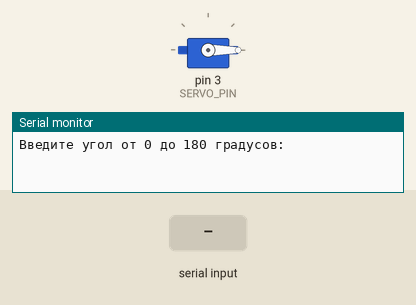
The sketch below on a simulated Arduino Uno, built with avr-gcc and run on an emulated ATmega328P. On the bench: servo, the last lines printed to the serial monitor. The inputs (shaded band) are chosen by the test bench.

Above: at 1.2 s.
1.3 s: "90\n" received over Serial
At 2.09 s:
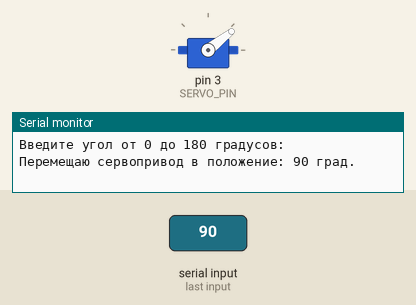
At 3.7 s:
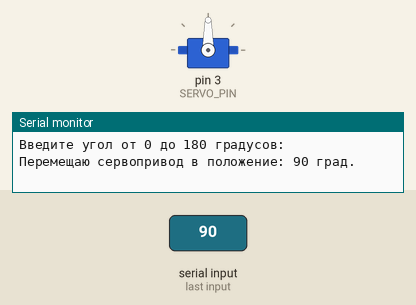
4.3 s: "90,45\n" received over Serial
5.8 s: "200\n" received over Serial
Timing chart, 0 to 8.8 s (numbered marks = the images above; inputs shaded):
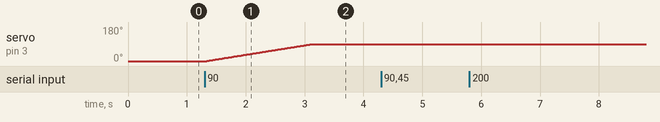

Measured:
- after the input at 1.3 s, servo on pin 3 (SERVO_PIN): moves from 0° to 90° over 1.8 s, starting at once

The sketch:

sketch.ino
```cpp
#include <Servo.h>

#define SERVO_PIN 3

Servo myServo; //Создаём объект сервопривода

// Переменная для хранения текущего угла
int currentAngle = 0;

void setup() {
  // Инициализируем последовательный порт
  Serial.begin(9600);

  // Подключаем сервопривод к пину
  myServo.attach(SERVO_PIN);

  // Устанавливаем в начальное положение
  myServo.write(currentAngle);
  Serial.println("Введите угол от 0 до 180 градусов:");
}

void loop() {
  // Ожидания ввода данных в последовательный порт
  if (Serial.available() > 0) {

    // Чтение строки
    String inputString = Serial.readStringUntil('\n');

    // Удаление случайных пробелов
    inputString.trim();

    // Проверяем строку на корректность
    if (isValidNumber(inputString)) {
      int targetAngle = inputString.toInt();
      if (targetAngle >= 0 && targetAngle <= 180) {
        if (targetAngle != currentAngle) {
          Serial.print("Перемещаю сервопривод в положение: ");
          Serial.print(targetAngle);
          Serial.println(" град.");

          moveServoSmoothly(currentAngle, targetAngle);

          // Запоминаем новое текущее положение
          currentAngle = targetAngle;
        } else {
          Serial.println("Сервопривод уже находится в этом положении.");
        }

      } else {
        Serial.println("Ошибка! Диапазон угла должен быть строго от 0 до 180.");
      }

    } else {
      Serial.println("Ошибка! Введены некорректные данные. Допускаются только числа.");
    }
  }
}

// Проверка на то, что строка состоит только из цифр
bool isValidNumber(String& str) {
  if (str.length() == 0)  {
    return false;
  }

  for (byte i = 0; i < str.length(); i++) {
    if (!isDigit(str[i])) {
      return false;
    }
  }
  return true;
}

// Функция для плавного перемещения
void moveServoSmoothly(int& fromAngle, int& toAngle) {
  if (fromAngle < toAngle) {
    // Если новый угол больше текущего — плавно увеличиваем
    for (int pos = fromAngle; pos <= toAngle; pos++) {
      myServo.write(pos);
      delay(20);
    }
  } else {
    // Если новый угол меньше текущего — плавно уменьшаем
    for (int pos = fromAngle; pos >= toAngle; pos--) {
      myServo.write(pos);
      delay(20);
    }
  }
}
```
